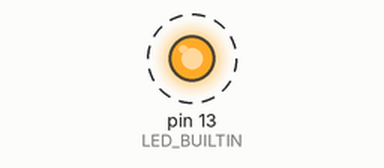
Simulated run of this sketch. Board: Arduino Uno, built with avr-gcc and run on an emulated ATmega328P. Shown: output pins drawn as LEDs (lit = HIGH). Dashed ring = blinking.

Above: at 0.4 s.
Timing chart, 0 to 4.6 s (numbered marks = the images above):
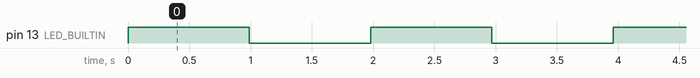

The sketch:

sketch_main.ino
```cpp
//******************************************************************************
// Author: Haley Burnell
// Date: 4 April 2025
// Purpose: begin learning RTOS by making some therads
//          that blink a LED
//******************************************************************************

#include <Arduino_FreeRTOS.h>
#include "my_lcd_2.h"

// blink LED task
void toggleLED(void *parameter)
{
  while(1)
  {
    digitalWrite(LED_BUILTIN, HIGH);
    // wait 500ms
    vTaskDelay(1000/portTICK_PERIOD_MS);
    digitalWrite(LED_BUILTIN, LOW);
    vTaskDelay(1000/portTICK_PERIOD_MS);

  }
}

void setup() {
  // initialize serial communication at 9600 bits per second:
  //Serial.begin(9600);

  // configure LED pin
  pinMode(LED_BUILTIN, OUTPUT);

  // RTOS task
  xTaskCreate(
    toggleLED, //function to call
    "ToggleLED", // name of task
    128, // stack size (in words)
    NULL, // parameter to pass to function
    1, // task priority (higher num means higher priority)
    NULL // task handle
  );

  // RTOS task
  xTaskCreate(
    drive_lcd, //function to call
    "drive lcd", // name of task
    128, // stack size (in words)
    NULL, // parameter to pass to function
    1, // task priority (higher num means higher priority)
    NULL // task handle
  );

}

void loop()
{
  // Empty. Things are done in Tasks.
}
```

DFRkeypad.cpp
```cpp
// (licence header left out)
#include "DFRkeypad.h"

const char* DFRkeypad::sKEY[]=                          { "---",       "Right",   "Up", "Down", "Left", "Select", "???" };
const int DFRkeypad::iARV_VALUES[DFRkeypad::eNUM_KEYS]= { 1023,        0,         143,  328,    504,     740,      -1   };
int DFRkeypad::iKEY[DFRkeypad::eNUM_KEYS]=              { 0,           0,         0,    0,      0,       0,         0   };

int DFRkeypad::iDEFAULT_THRESHOLD=50;       // default threshold for keypad ADC and resistor network inaccuracies
int DFRkeypad::iKEY_DEBOUNCE_DELAY=100;     // default debounce time for keys on keypad (100ms)
int DFRkeypad::iKEY_REPEAT_DELAY=250;       // default repeat delay for keys on keypad (250ms)
byte DFRkeypad::LastKey=DFRkeypad::eNO_KEY;
unsigned long DFRkeypad::LastTime=0;
bool DFRkeypad::bRepeat=false;

// defines for setting and clearing register bits
#ifndef cbi
#define cbi(sfr, bit) (_SFR_BYTE(sfr) &= ~_BV(bit))
#endif
#ifndef sbi
#define sbi(sfr, bit) (_SFR_BYTE(sfr) |= _BV(bit))
#endif

void DFRkeypad::FastADC(bool bFast) // modify ADV prescale divider to accelerate analogRead() if necessary
{
  if(bFast)
  {
    // set prescaler to 16 (16MHz ADC clock, divided by prescale 16 divided by 13 ADC clocks per conversion=77kHz sample rate)
    sbi(ADCSRA,ADPS2);
    cbi(ADCSRA,ADPS1);
    cbi(ADCSRA,ADPS0);
  }
  else // if(bFast)
  {
      // set prescaler to 128 (16MHz ADC clock, divided by prescale 128 divided by 13 ADC clocks per conversion=9.6kHz sample rate)
    sbi(ADCSRA,ADPS2);
    sbi(ADCSRA,ADPS1);
    sbi(ADCSRA,ADPS0);
  } // if(bFast) ... else
} // void DFRkeypad::FastADC(bool bFast)

int bounds(int val, int lower, int upper) // restrict val to interval [lower;upper]
{
  if(val<lower) return lower;
  if(val>upper) return upper;
  return val;
} // int bounds(int val, int lower, int upper)

bool isin(int val, int min, int max, int center, int threshold) // find out if value is within +/- threshold around center
{
  return val>=bounds(center-threshold, min, max) && val<=bounds(center+threshold, min, max);
} // bool isin(int val, int min, int max, int center, int threshold)

const char* const DFRkeypad::KeyName(int val) // get verbose key name
{
  return sKEY[bounds(val, eNO_KEY, eINVALID_KEY)];
} // const char* const DFRkeypad::KeyName(int val)

bool DFRkeypad::AnyKey() // quick test if any key is pressed on the keypad
{
  return analogRead(KEYPAD)<1023-iDEFAULT_THRESHOLD; // anything _not_ eNO_KEY is a valid key
} // bool DFRkeypad::AnyKey()

byte DFRkeypad::GetKey() // get key ID on DFR LCD keypad shield
{
  if(bRepeat && millis()<LastTime+iKEY_REPEAT_DELAY) return eNO_KEY;

  int i, count=0, key=eNO_KEY, val;
  memset(iKEY, 0, sizeof(iKEY));                // clear the key histogram

  while(millis()<LastTime+iKEY_DEBOUNCE_DELAY)  // sample analog values from keyboard until debounce time exceeded
  {
    val=analogRead(KEYPAD);                     // read analog value from keyboard resistor array
    for(i=eNO_KEY; i<eNUM_KEYS-1; ++i)
      if(isin(val, 0, 1023, iARV_VALUES[i], iDEFAULT_THRESHOLD)) break; // if within threshold for key, the ID has been found

    ++iKEY[i];                                  // increment histogram bin for this key
  } // while(millis()<LastTime+iKEY_DEBOUNCE_TIME)

  for(i=eNO_KEY; i<eNUM_KEYS-1; ++i)            // enumerate histogram bins
    if(iKEY[i]>count) { key=i; count=iKEY[i]; } // find key ID that has been sampled most of the time during debouncing

  if(eNO_KEY!=key && LastKey==key)   { bRepeat=true;   key=eNO_KEY; }
  else                               { bRepeat=false;   LastKey=key; }

  LastTime=millis();
  return key;
} // byte DFRkeypad::GetKey()
```

DFRkeypad.h
```cpp
// (licence header left out)
#ifndef DFRkeypad_h
#define DFRkeypad_h

#include "Arduino.h"

namespace DFRkeypad
{
    #ifndef KEYPAD
    #define KEYPAD 0
    #endif

    extern int iDEFAULT_THRESHOLD;
    extern int iKEY_DEBOUNCE_DELAY;
    extern int iKEY_REPEAT_DELAY;
    extern byte LastKey;
    extern unsigned long LastTime;
    extern bool bRepeat;
    enum eKEY_VALUES { eNO_KEY=0, eRIGHT, eUP, eDOWN, eLEFT, eSELECT, eINVALID_KEY, eNUM_KEYS };

    extern const char* sKEY[eNUM_KEYS];
    extern const int iARV_VALUES[eNUM_KEYS];
    extern int iKEY[eNUM_KEYS];

    void FastADC(bool bFast=false);
    bool AnyKey();
    byte GetKey();
    const char* const KeyName(int val);
};

#endif // #ifndef DFRkeypad_h
```

my_lcd_2.cpp
```cpp
#include <LiquidCrystal.h>
#include "DFRkeypad.h"

enum ePins { LCD_RS=8, LCD_EN=9, LCD_D4=4, LCD_D5=5, LCD_D6=6, LCD_D7=7, LCD_BL=10 }; // define LCD pins
LiquidCrystal lcd(LCD_RS, LCD_EN, LCD_D4, LCD_D5, LCD_D6, LCD_D7); // initialize the library with the numbers of the interface pins

// blink LED task
void drive_lcd(void *parameter)
{

  //print a # to the screen
  lcd.print("#");

}
```

my_lcd_2.h
```cpp
#ifndef my_lcd_2_h
#define my_lcd_2_h

void drive_lcd(void *parameter);

#endif // #ifndef my_lcd_2_h
```

Measured:
- by itself, pin 13 (LED_BUILTIN): alternates HIGH for 0.99 s and LOW for 0.99 s
